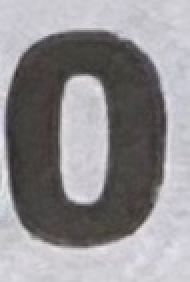
#> input picture 00_card_scan_refactor/digits/test/0/row1_col3.jpg, 95 x 141 px (shown 2 times larger); its folder holds only this picture in this run
$ python inspect_dataset.py
#> lines starting #> are read from the running program, lines starting #| are printed output that depends on the picture; after the words box and inside, x2 and y2 are one past the last pixel; in counts of white or black regions, pixels touching at a corner belong together
### 00_card_scan_refactor/digit_preprocess.py
from PIL import Image
import numpy as np
from scipy import ndimage

def preprocess(filename):
    image = Image.open(filename).convert("L")

    pixels = np.array(image)

    # Find pixels that are substantially darker
    # than the paper/background.
    mask = pixels < 150
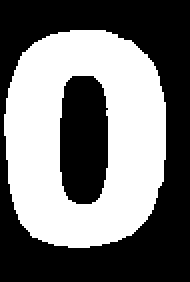
#> mask: shape (141, 95) bool (shown 2 times larger); 45.6% white; 1 white region, box (x1, y1, x2, y2) and area: (2, 15, 83, 124) 6113

    # Remove small isolated noise.
    mask = ndimage.binary_opening(
        mask,
        structure=np.ones((3, 3))
    )

    # Find connected components.
    labeled, num_features = ndimage.label(mask)
#> num_features = 1

    if num_features == 0:
        raise ValueError("Couldn't find the digit")

    # Find the largest connected component.
    component_sizes = ndimage.sum(
        mask,
        labeled,
        range(1, num_features + 1)
    )
#> component_sizes = [6113]

    largest_component = (
        np.argmax(component_sizes) + 1
    )
#> largest_component = 1

    # Keep only the largest component.
    mask = labeled == largest_component

    rows, cols = np.where(mask)
#> rows = 6113 values from 15 to 123; cols = 6113 values, max 82 at index 2098, min 2 at index 2388, mean 42.07

    if len(rows) == 0:
        raise ValueError("Couldn't find the digit")

    top = rows.min()
#> top = 15
    bottom = rows.max() + 1
#> bottom = 124
    left = cols.min()
#> left = 2
    right = cols.max() + 1
#> right = 83

    digit = image.crop((left, top, right, bottom))
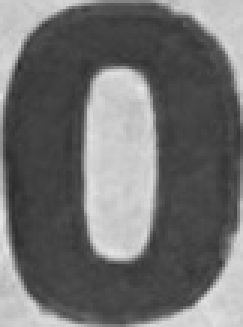
#> digit: PIL image 81x109 L (shown 3 times larger); min 44, max 229, mean 111.3

    # Resize while preserving aspect ratio.
    digit.thumbnail((22, 22))
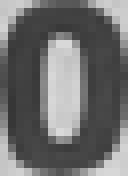
#> digit: PIL image 16x22 L (shown 8 times larger); min 54, max 217, mean 111

    # Put it in the center of a 28x28 image.
    result = Image.new("L", (28, 28), 255)
#> result: PIL image 28x28 L; every value is 255

    x = (28 - digit.width) // 2
#> x = 6
    y = (28 - digit.height) // 2
#> y = 3

    result.paste(digit, (x, y))
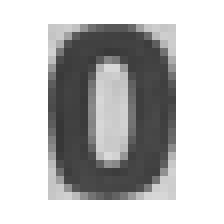
#> result: PIL image 28x28 L (shown 8 times larger); min 54, max 255, mean 190.3

    return result


# image = preprocess("digit_candidates/2/row0_col1 copy 2.jpg")
# image.save("processed.png")

### 00_card_scan_refactor/inspect_dataset.py
from pathlib import Path
import random

import numpy as np
import matplotlib.pyplot as plt
from PIL import Image

from digit_preprocess import preprocess


DATASET_DIR = Path("digits")
SAMPLES_TO_SHOW = 25


def load_dataset(directory):
    images = []
    labels = []

    for digit in range(10):
        digit_dir = directory / str(digit)

        files = sorted(digit_dir.glob("*.jpg"))

        print(f"Digit {digit}: {len(files)} images")

        for filename in files:
            image = preprocess(filename)

            # Verify the preprocessing produced what we expect.
            if image.size != (28, 28):
                raise ValueError(
                    f"{filename} produced image size {image.size}"
                )

            if image.mode != "L":
                raise ValueError(
                    f"{filename} produced mode {image.mode}"
                )

            # Convert PIL image to NumPy array.
            pixels = np.array(image)

            images.append(pixels)
            labels.append(digit)
#> pass 2 of the loop in load_dataset, `for digit in range(10):`:
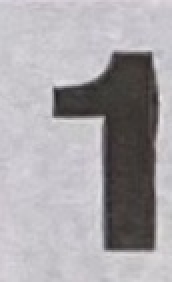
#> input picture 00_card_scan_refactor/digits/test/1/row1_col1 copy.jpg, 86 x 141 px (shown 2 times larger)
#> image: PIL image 86x141 L
#> in preprocess (call 2), `mask = pixels < 150`:
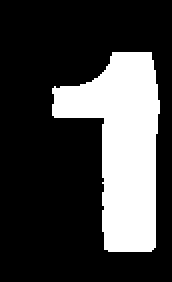
#> mask: shape (141, 86) bool (shown 2 times larger); 25.4% white; 1 white region, box (x1, y1, x2, y2) and area: (26, 26, 80, 126) 3081
#> labeled: shape (141, 86) int32; values 0 (black) and 1 (white), 25.4% white; 1 white region, box (x1, y1, x2, y2) and area: (26, 26, 80, 126) 3079
#> component_sizes = [3079]
#> rows = 3079 values from 26 to 125; cols = 3079 values, max 79 at index 860, min 26 at index 493, mean 60.88
#> top = 26
#> bottom = 126
#> left = 26
#> right = 80
#> in preprocess (call 2), `result.paste(digit, (x, y))`:
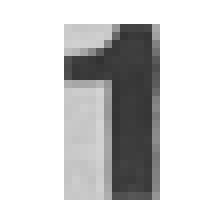
#> result: PIL image 28x28 L (shown 8 times larger); min 50, max 255, mean 210.4
#> pass 3 of the loop in load_dataset, `for digit in range(10):`:
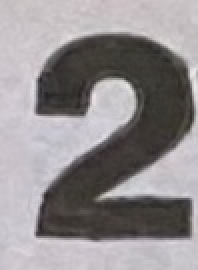
#> input picture 00_card_scan_refactor/digits/test/2/row0_col1 copy.jpg, 99 x 135 px (shown 2 times larger)
#> image: PIL image 99x135 L
#> in preprocess (call 3), `mask = pixels < 150`:
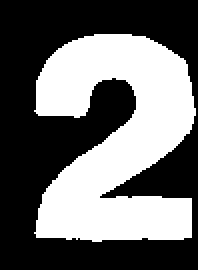
#> mask: shape (135, 99) bool (shown 2 times larger); 41.7% white; 1 white region, box (x1, y1, x2, y2) and area: (17, 17, 98, 121) 5571
#> labeled: shape (135, 99) int32; values 0 (black) and 1 (white), 41.7% white; 1 white region, box (x1, y1, x2, y2) and area: (18, 17, 98, 121) 5568
#> component_sizes = [5568]
#> rows = 5568 values from 17 to 120; cols = 5568 values, max 97 at index 2239, min 18 at index 1370, mean 57.88
#> top = 17
#> bottom = 121
#> left = 18
#> right = 98
#> in preprocess (call 3), `result.paste(digit, (x, y))`:
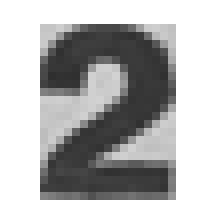
#> result: PIL image 28x28 L (shown 8 times larger); min 47, max 255, mean 185.1
#> the loop made 10 passes; the first 3 are shown

    return images, labels


def main():
    print("Loading training dataset...\n")

    images, labels = load_dataset(DATASET_DIR / "train")

    print("\nDataset summary")
    print("----------------")
    print(f"Total images: {len(images)}")

    # Convert the list of 28x28 arrays into one 3-D NumPy array.
    images_array = np.array(images)

    print(f"Array shape:   {images_array.shape}")
#| Array shape:   (4, 28, 28)
    print(f"Data type:     {images_array.dtype}")
#| Data type:     uint8
    print(f"Pixel minimum: {images_array.min()}")
    print(f"Pixel maximum: {images_array.max()}")

    # Show a random sample.
    sample_count = min(SAMPLES_TO_SHOW, len(images))

    indices = random.sample(range(len(images)), sample_count)

    fig, axes = plt.subplots(5, 5, figsize=(8, 8))
    axes = axes.flatten()

    for ax, index in zip(axes, indices):
        ax.imshow(images[index], cmap="gray")
        ax.set_title(f"Actual: {labels[index]}")
        ax.axis("off")

    plt.tight_layout()
    plt.show()
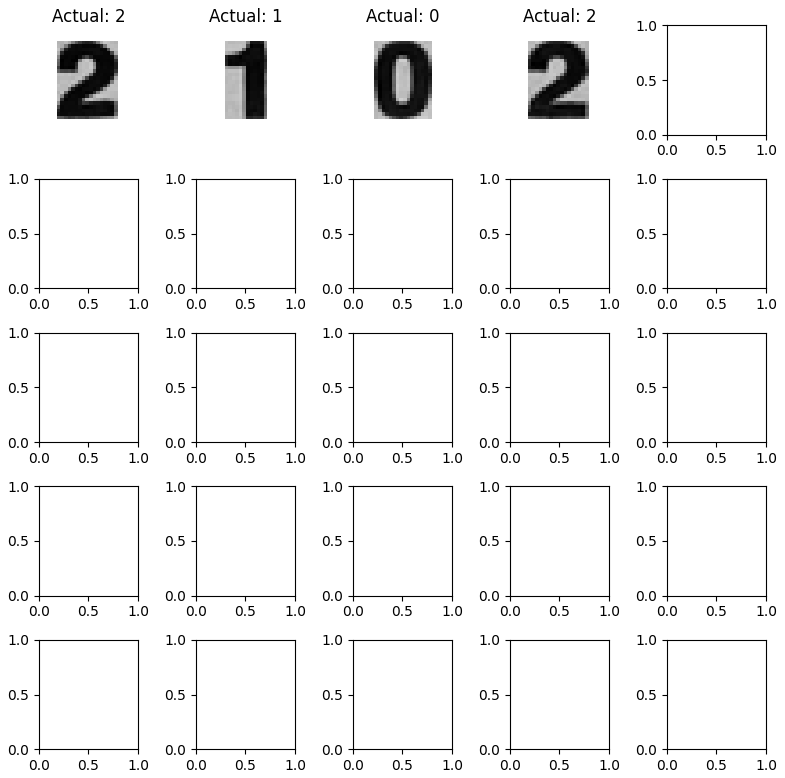
#> figure drawn by matplotlib, 4 panels


if __name__ == "__main__":
    main()
